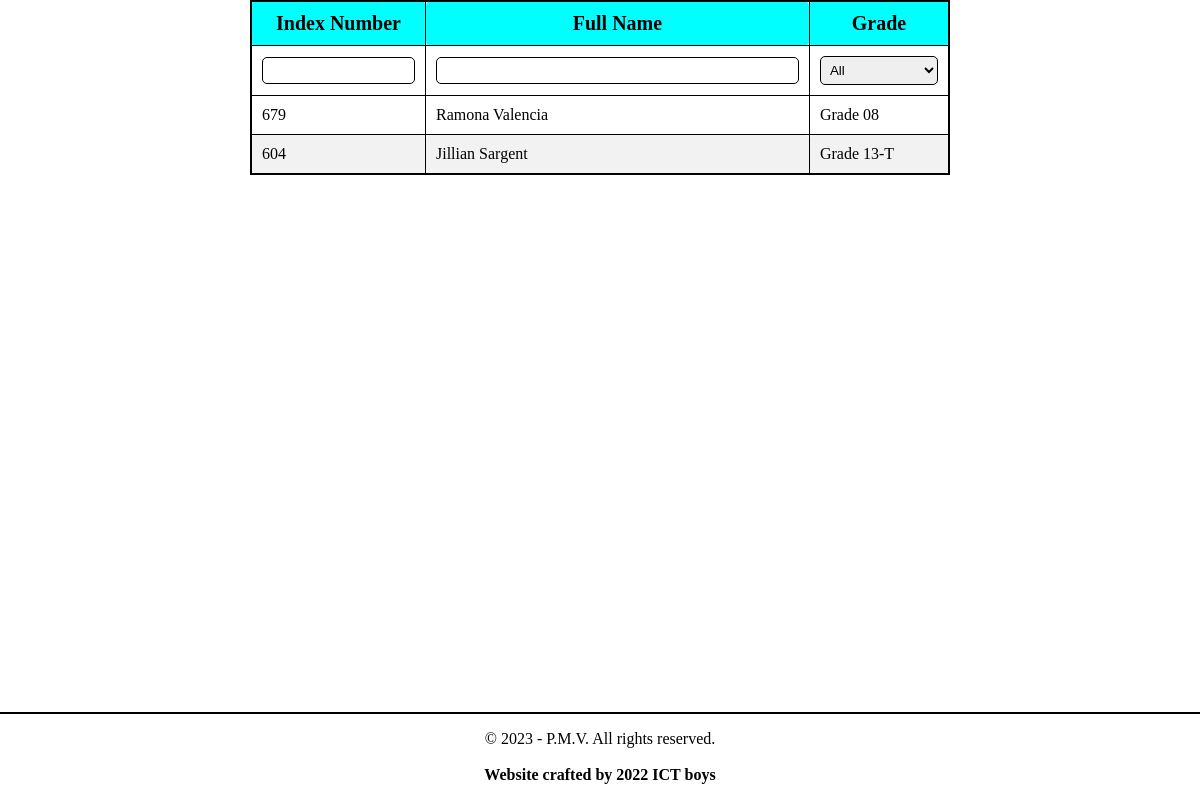
The page /students/ on the database its author committed.
### StudentInfoHandler/models.py (models this page shows, shortened)
class StudentInfo(models.Model):
    index_number = models.CharField(primary_key=True, unique=True, max_length=8)
    full_name = models.CharField(max_length=255)
    name_with_initials = models.CharField(max_length=255)
    date_of_birth = models.CharField(max_length=20)
    gender = models.CharField(max_length=1)
    enrolled_date = models.CharField(max_length=20)
    address = models.TextField()
    special_notes = models.TextField()
    class_info = models.ForeignKey('EDUInfoHandler.ClassInfo', on_delete=models.CASCADE)
    buckets = models.CharField(max_length=20, default="")
    RFID_key = models.TextField()

### StudentInfoHandler/views.py (the view)
# urls.py: path("", StudentListView.as_view(), name="StudentListView"),
class StudentListView(View):
    def get(self, request):
        log_file('Requested Student List')
        data = request.GET
        filter_kwargs = {}
        try:
            if data['class'] != 'all':
                filter_kwargs['class_info'] = ClassInfo.objects.get(id=data['class'])
        except:
            pass
        try:
            filter_kwargs['full_name__contains'] = data['name']
        except:
            pass
        try:
            filter_kwargs['index_number__contains'] = data['index_number']
        except:
            pass
        students_filtered = StudentInfo.objects.filter(**filter_kwargs)[:100]
        return_data = []
        for student in students_filtered:
            return_data.append({
                "index_number" : student.index_number,
                "student_name" : student.full_name,
                "class" : 'Grade ' + student.class_info.class_name
            })
        if data.get('data'):
            log_file(f'Returnng JSON of {return_data}')
            return JsonResponse(return_data, safe=False)
        log_file(f'Returnng rendered {return_data}')
        return render(request, template_name="all_students_admin_pc.html", context={
            'students': return_data,
            'current_classes': ClassInfo.objects.all().order_by('class_name')
            })

### manage.py (called while the page is built)
def log_file(string):
    if settings.DEBUG:
        with open('log.txt', 'a') as f:
            f.write(f'[{datetime.now().strftime("%d/%m/%Y %H:%M:%S")}] {string} \n')

### StudentInfoHandler/templates/all_students_admin_pc.html (shortened to what this page needs)
<!DOCTYPE html>
<html lang="en">
<head>
</head>
<body>
  <table class="my-table" border="1">
    <colgroup>
      <col span="1" style="width: 25%;">
      <col span="1" style="width: 55%;">
      <col span="1" style="width: 20%;">
    </colgroup>
    <thead>
      <tr>
        <td><b>Index Number</b></td>
        <td><b>Full Name</b></td>
        <td><b>Grade</b></td>
      </tr>
    </thead>
    <tr>
      <td><input type="number" name="integerInput"  id="index_number"></td>
      <td><input type="text" name="charInput" id="student_name"></td>
      <td>
        <select id="grade" onchange="changeGrade()">
          <option value="all">All</option>
        </select>
      </td>
    </tr>
    <tbody>
      {% for student in students %}
      <tr>
        <td>
          {{ student.index_number }}
        </td>
        <td>
          <a href="/student/{{ student.index_number }}">{{ student.student_name }}</a>
        </td>
        <td>
          {{ student.class }}
        </td>
      </tr>
      {% endfor %}
    </tbody>
  </table>
  <br>
  <footer>
    <p>&copy; 2023 - P.M.V. All rights reserved.<br><br><b>Website crafted by 2022 ICT boys</b></p>
  </footer>
</body>
</html>

### StudentInfoHandler/templates/all_students_admin_pc.html (style rules this page uses)
body { margin: 0px; }
.my-table { border-collapse: collapse; width: 100%; max-width: 700px; margin: 0 auto; color: #000000; border: 2px solid black; }
table { margin: 10px; }
thead { background-color: aqua; text-align: center; font-size: 20px; }
.my-table td { padding: 10px; border: 1px solid #000000; border-radius: 5px; }
.my-table tr:nth-child(even) { background-color: #f2f2f2; }
.my-table input[type="number"], .my-table input[type="text"], .my-table select { padding: 5px; border-radius: 5px; border: 1px solid #000000; width: 100%; box-sizing: border-box; }
footer { position: absolute; bottom: 0px; margin-top: auto; background-color: #ffffff; width: 100%; text-align: center; border-top: 2px solid black; padding: 0px; }
a { text-decoration: none; color: #000000; }

### rows shown on the page
StudentInfo: index_number "679", student_name "Ramona Valencia"
StudentInfo: index_number "604", student_name "Jillian Sargent"

### other values the page prints
{{ student.class }} "Grade 08" "Grade 13-T"
